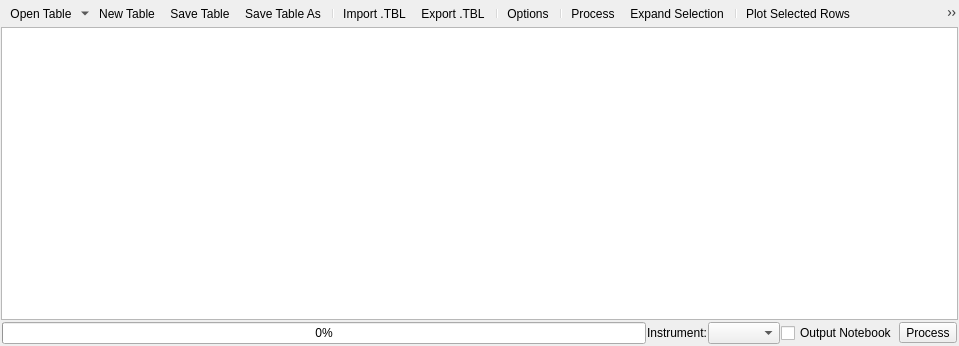
<?xml version="1.0" encoding="UTF-8"?>
<ui version="4.0">
 <class>QReflTableView</class>
 <widget class="QWidget" name="QReflTableView">
  <property name="geometry">
   <rect>
    <x>0</x>
    <y>0</y>
    <width>959</width>
    <height>346</height>
   </rect>
  </property>
  <layout class="QHBoxLayout" name="layoutTableView">
    <property name="spacing">
           <number>1</number>
         </property>
    <property name="margin">
           <number>1</number>
         </property>
    <item>
           <layout class="QVBoxLayout" name="layoutButtonsTable">
             <property name="spacing">
               <number>1</number>
             </property>
             <item>
               <widget class="QToolBar" name="rowToolBar">
                 <property name="styleSheet">
                   <string>QToolBar{border: none;}</string>
                 </property>
                 <addaction name="menuOpenTable"/>
                 <addaction name="actionNewTable"/>
                 <addaction name="actionSaveTable"/>
                 <addaction name="actionSaveTableAs"/>
                 <addaction name="separator"/>
                 <addaction name="actionImportTable"/>
                 <addaction name="actionExportTable"/>
                 <addaction name="separator"/>
                 <addaction name="actionOptionsDialog"/>
                 <addaction name="separator"/>
                 <addaction name="actionProcess"/>
                 <addaction name="actionExpandSelection"/>
                 <addaction name="separator"/>
                 <addaction name="actionPlotRow"/>
                 <addaction name="actionPlotGroup"/>
                 <addaction name="separator"/>
                 <addaction name="actionAppendRow"/>
                 <addaction name="actionDeleteRow"/>
                 <addaction name="separator"/>
                 <addaction name="actionGroupRows"/>
                 <addaction name="actionCopySelected"/>
                 <addaction name="actionCutSelected"/>
                 <addaction name="actionPasteSelected"/>
                 <addaction name="actionClearSelected"/>
                 <addaction name="actionHelp"/>
               </widget>
             </item>
             <item>
               <widget class="QTableView" name="viewTable">
                 <property name="sizePolicy">
                   <sizepolicy hsizetype="Expanding" vsizetype="Expanding">
                     <horstretch>0</horstretch>
                     <verstretch>0</verstretch>
                   </sizepolicy>
                 </property>
                 <property name="contextMenuPolicy">
                   <enum>Qt::CustomContextMenu</enum>
                 </property>
                 <property name="editTriggers">
                   <set>QAbstractItemView::AnyKeyPressed|QAbstractItemView::DoubleClicked|QAbstractItemView::EditKeyPressed|QAbstractItemView::SelectedClicked</set>
                 </property>
                 <property name="alternatingRowColors">
                   <bool>true</bool>
                 </property>
                 <property name="selectionMode">
                   <enum>QAbstractItemView::ExtendedSelection</enum>
                 </property>
                 <property name="selectionBehavior">
                   <enum>QAbstractItemView::SelectRows</enum>
                 </property>
                 <attribute name="horizontalHeaderDefaultSectionSize">
                   <number>60</number>
                 </attribute>
                 <attribute name="horizontalHeaderMinimumSectionSize">
                   <number>20</number>
                 </attribute>
                 <attribute name="horizontalHeaderStretchLastSection">
                   <bool>true</bool>
                 </attribute>
                 <attribute name="verticalHeaderDefaultSectionSize">
                   <number>20</number>
                 </attribute>
               </widget>
             </item>
             <item>
               <layout class="QHBoxLayout" name="layoutRowButtons">
                 <property name="margin">
                   <number>1</number>
                 </property>
                 <item>
                   <widget class="QProgressBar" name="progressBar">
                     <property name="whatsThis">
                       <string>Shows the current progress when processing.</string>
                     </property>
                     <property name="value">
                       <number>0</number>
                     </property>
                   </widget>
                 </item>
                 <item>
                   <widget class="QLabel" name="labelProcessInstrument">
                     <property name="text">
                       <string>Instrument:</string>
                     </property>
                   </widget>
                 </item>
                 <item>
                   <widget class="QComboBox" name="comboProcessInstrument">
                     <property name="sizePolicy">
                       <sizepolicy hsizetype="Minimum" vsizetype="Fixed">
                         <horstretch>0</horstretch>
                         <verstretch>0</verstretch>
                       </sizepolicy>
                     </property>
                     <property name="toolTip">
                       <string>Select the instrument to assume for fetching runs</string>
                     </property>
                     <property name="whatsThis">
                       <string>Specifies the instrument that data being processed was generated by. This is used to help identify the correct data to load when given sample run numbers to process.</string>
                     </property>
                   </widget>
                 </item>
                 <item>
                   <widget class="QCheckBox" name="checkEnableNotebook">
                     <property name="text">
                       <string>Output Notebook</string>
                     </property>
                   </widget>
                 </item>
                 <item>
                   <widget class="QToolButton" name="buttonProcess">
                     <property name="text">
                       <string>Process</string>
                     </property>
                     <property name="toolButtonStyle">
                       <enum>Qt::ToolButtonTextBesideIcon</enum>
                     </property>
                     <property name="arrowType">
                       <enum>Qt::NoArrow</enum>
                     </property>
                   </widget>
                 </item>
               </layout>
             </item>
           </layout>
         </item>
  </layout>
  <widget class="QMenu" name="menuOpenTable">
     <property name="title">
       <string>Open Table</string>
     </property>
     <property name="icon">
       <iconset resource="../../../../MantidPlot/icons/icons.qrc">
         <normaloff>:/multiload.png</normaloff>:/multiload.png
       </iconset>
     </property>
   </widget>
  <action name="actionNewTable">
   <property name="icon">
    <iconset resource="../../../../MantidPlot/icons/icons.qrc">
     <normaloff>:/new.png</normaloff>:/new.png</iconset>
   </property>
   <property name="text">
    <string>New Table</string>
   </property>
   <property name="whatsThis">
    <string>Discards the current contents of the processing table and starts afresh.</string>
   </property>
  </action>
  <action name="actionSaveTable">
   <property name="icon">
    <iconset resource="../../../../MantidPlot/icons/icons.qrc">
     <normaloff>:/filesave.png</normaloff>:/filesave.png</iconset>
   </property>
   <property name="text">
    <string>Save Table</string>
   </property>
   <property name="whatsThis">
    <string>Saves the current contents of the table to the table workspace that was last saved to or opened. If none exist, it prompts for a workspace name to save as.</string>
   </property>
  </action>
  <action name="actionSaveTableAs">
   <property name="icon">
    <iconset resource="../../../../MantidPlot/icons/icons.qrc">
     <normaloff>:/filesaveas.png</normaloff>:/filesaveas.png</iconset>
   </property>
   <property name="text">
    <string>Save Table As</string>
   </property>
   <property name="whatsThis">
    <string>Prompts for a workspace name to save the current contents of the table to.</string>
   </property>
  </action>
  <action name="actionAppendRow">
   <property name="icon">
    <iconset resource="../../../../MantidPlot/icons/icons.qrc">
     <normaloff>:/insert_row.png</normaloff>:/insert_row.png</iconset>
   </property>
   <property name="text">
    <string>Insert Row After</string>
   </property>
   <property name="toolTip">
    <string>Insert Row After</string>
   </property>
   <property name="whatsThis">
    <string>Inserts a new row after the first selected row. If no rows are selected then a new row is added at the end of the table.</string>
   </property>
  </action>
  <action name="actionPrependRow">
   <property name="icon">
    <iconset resource="../../../../MantidPlot/icons/icons.qrc">
     <normaloff>:/insert_row.png</normaloff>:/insert_row.png</iconset>
   </property>
   <property name="text">
    <string>Insert Row Before</string>
   </property>
   <property name="toolTip">
    <string>Insert Row Before</string>
   </property>
   <property name="whatsThis">
    <string>Inserts a new row before the first selected row. If no rows are selected then a new row is inserted at the start of the table.</string>
   </property>
  </action>
  <action name="actionDeleteRow">
   <property name="icon">
    <iconset resource="../../../../MantidPlot/icons/icons.qrc">
     <normaloff>:/delete_row.png</normaloff>:/delete_row.png</iconset>
   </property>
   <property name="text">
    <string>Delete Row</string>
   </property>
   <property name="whatsThis">
    <string>Deletes the selected rows.</string>
   </property>
  </action>
  <action name="actionGroupRows">
   <property name="icon">
    <iconset resource="../../../../MantidPlot/icons/icons.qrc">
     <normaloff>:/drag_curves.png</normaloff>:/drag_curves.png</iconset>
   </property>
   <property name="text">
    <string>Group Selected</string>
   </property>
   <property name="whatsThis">
    <string>Places all of the selected rows into the same group.</string>
   </property>
  </action>
  <action name="actionProcess">
   <property name="icon">
    <iconset resource="../../../../MantidPlot/icons/icons.qrc">
     <normaloff>:/stat_rows.png</normaloff>:/stat_rows.png</iconset>
   </property>
   <property name="text">
    <string>Process</string>
   </property>
   <property name="whatsThis">
    <string>Processes the selected rows. If no rows are selected then all rows are processed.</string>
   </property>
  </action>
  <action name="actionExpandSelection">
   <property name="icon">
    <iconset resource="../../../../MantidPlot/icons/icons.qrc">
     <normaloff>:/fit_frame.png</normaloff>:/fit_frame.png</iconset>
   </property>
   <property name="text">
    <string>Expand Selection</string>
   </property>
   <property name="toolTip">
    <string>Select an entire group</string>
   </property>
   <property name="whatsThis">
    <string>Expands the current selection to include any rows that are in the same group as any selected row.</string>
   </property>
  </action>
  <action name="actionOptionsDialog">
   <property name="icon">
    <iconset resource="../../../../MantidPlot/icons/icons.qrc">
     <normaloff>:/configure.png</normaloff>:/configure.png</iconset>
   </property>
   <property name="text">
    <string>Options...</string>
   </property>
   <property name="toolTip">
    <string>Set options for the Reflectometry UI</string>
   </property>
   <property name="whatsThis">
    <string>Opens a dialog that allows the behaviour of the Reflectometry UI to be customised.</string>
   </property>
  </action>
  <action name="actionClearSelected">
   <property name="icon">
    <iconset resource="../../../../MantidPlot/icons/icons.qrc">
     <normaloff>:/erase.png</normaloff>:/erase.png</iconset>
   </property>
   <property name="text">
    <string>Clear Selected</string>
   </property>
   <property name="whatsThis">
    <string>Clears the contents of the selected rows and ungroups them, placing each row into a unique group.</string>
   </property>
  </action>
  <action name="actionCopySelected">
   <property name="icon">
    <iconset resource="../../../../MantidPlot/icons/icons.qrc">
     <normaloff>:/copy.png</normaloff>:/copy.png</iconset>
   </property>
   <property name="text">
    <string>Copy Selected</string>
   </property>
   <property name="whatsThis">
    <string>Copies the selected rows to the clipboard. Each row is placed on a new line, and each cell is separated by a tab.</string>
   </property>
   <property name="shortcut">
    <string>Ctrl+C</string>
   </property>
  </action>
  <action name="actionPasteSelected">
   <property name="icon">
    <iconset resource="../../../../MantidPlot/icons/icons.qrc">
     <normaloff>:/paste.png</normaloff>:/paste.png</iconset>
   </property>
   <property name="text">
    <string>Paste Selected</string>
   </property>
   <property name="whatsThis">
    <string>Pastes the contents of the clipboard into the selected rows. If no rows are selected, new ones are added at the end of the table.</string>
   </property>
   <property name="shortcut">
    <string>Ctrl+V</string>
   </property>
  </action>
  <action name="actionCutSelected">
   <property name="icon">
    <iconset resource="../../../../MantidPlot/icons/icons.qrc">
     <normaloff>:/cut.png</normaloff>:/cut.png</iconset>
   </property>
   <property name="text">
    <string>Cut Selected</string>
   </property>
   <property name="whatsThis">
    <string>Copies the selected rows to the clipboard, and then deletes them. Each row is placed on a new line, and each cell is separated by a tab.</string>
   </property>
   <property name="shortcut">
    <string>Ctrl+X</string>
   </property>
  </action>
  <action name="actionSearch">
   <property name="icon">
    <iconset resource="../../../../MantidPlot/icons/icons.qrc">
     <normaloff>:/folder.png</normaloff>:/folder.png</iconset>
   </property>
   <property name="text">
    <string>Search</string>
   </property>
  </action>
  <action name="actionTransfer">
   <property name="icon">
    <iconset resource="../../../../MantidPlot/icons/icons.qrc">
     <normaloff>:/append_drag_curves.png</normaloff>:/append_drag_curves.png</iconset>
   </property>
   <property name="text">
    <string>Transfer</string>
   </property>
   <property name="toolTip">
    <string>Transfer the selected run(s) to the processing table.</string>
   </property>
   <property name="whatsThis">
    <string>Transfers the selected runs into the processing table.</string>
   </property>
  </action>
  <action name="actionImportTable">
   <property name="icon">
    <iconset resource="../../../../MantidPlot/icons/icons.qrc">
     <normaloff>:/open_template.png</normaloff>:/open_template.png</iconset>
   </property>
   <property name="text">
    <string>Import .TBL</string>
   </property>
   <property name="toolTip">
    <string>Import a .TBL file</string>
   </property>
   <property name="whatsThis">
    <string>Imports a .TBL file to a workspace using the LoadReflTBL algorithm. The resulting workspace can then be loaded as a table as normal.</string>
   </property>
  </action>
  <action name="actionExportTable">
   <property name="icon">
    <iconset resource="../../../../MantidPlot/icons/icons.qrc">
     <normaloff>:/save_template.png</normaloff>:/save_template.png</iconset>
   </property>
   <property name="text">
    <string>Export .TBL</string>
   </property>
   <property name="toolTip">
    <string>Export a .TBL file</string>
   </property>
   <property name="whatsThis">
    <string>Exports a table workspace to a .TBL file that can be used by the ISIS Reflectometry UI in older versions of Mantid.</string>
   </property>
  </action>
  <action name="actionHelp">
   <property name="icon">
    <iconset resource="../../../../MantidPlot/icons/icons.qrc">
     <normaloff>:/help.png</normaloff>:/help.png</iconset>
   </property>
   <property name="text">
    <string>Help</string>
   </property>
   <property name="toolTip">
    <string>Opens the documentation.</string>
   </property>
   <property name="whatsThis">
    <string>Opens the interface's documentation in the Qt Help Browser.</string>
   </property>
   <property name="shortcut">
    <string>F1</string>
   </property>
  </action>
  <action name="actionPlotRow">
   <property name="icon">
    <iconset resource="../../../../MantidPlot/icons/icons.qrc">
     <normaloff>:/graph.png</normaloff>:/graph.png</iconset>
   </property>
   <property name="text">
    <string>Plot Selected Rows</string>
   </property>
   <property name="toolTip">
    <string>Plot the selected rows</string>
   </property>
   <property name="whatsThis">
    <string>Creates a plot of the IvsQ workspaces produced by the selected rows.</string>
   </property>
  </action>
  <action name="actionPlotGroup">
   <property name="icon">
    <iconset resource="../../../../MantidPlot/icons/icons.qrc">
     <normaloff>:/trajectory.png</normaloff>:/trajectory.png</iconset>
   </property>
   <property name="text">
    <string>Plot Selected Groups</string>
   </property>
   <property name="toolTip">
    <string>Plot the selected groups</string>
   </property>
   <property name="whatsThis">
    <string>Creates a plot of the stitched IvsQ workspaces produced by any groups any selected rows are in.</string>
   </property>
  </action>
 </widget>
 <tabstops>
  <tabstop>viewTable</tabstop>
 </tabstops>
 <resources>
  <include location="../../../../MantidPlot/icons/icons.qrc"/>
 </resources>
</ui>
